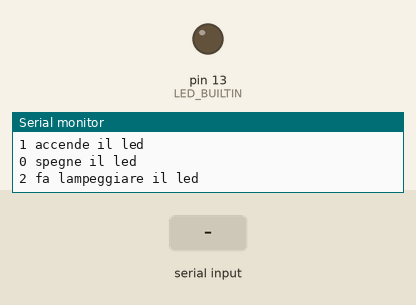
Bench run of a sketch on a simulated Arduino Uno, built with avr-gcc and run on an emulated ATmega328P. Shown: output pins drawn as LEDs (lit = HIGH), the last lines printed to the serial monitor. Dashed ring = blinking. The inputs (shaded band) are chosen by the test bench.

Above: at 1.2 s.
1.3 s: "2" received over Serial
At 1.9 s:
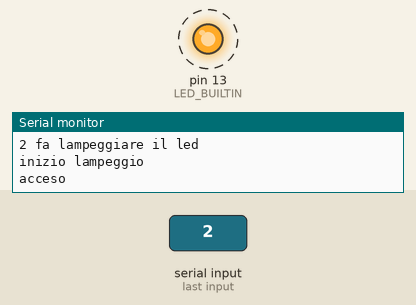
4.3 s: "1" received over Serial
At 5.5 s:
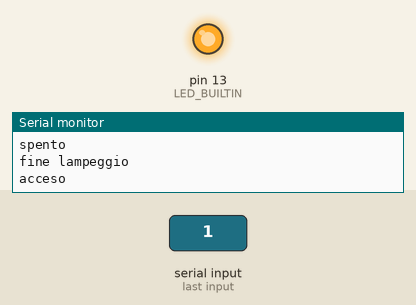
5.8 s: "0" received over Serial
At 6.9 s:
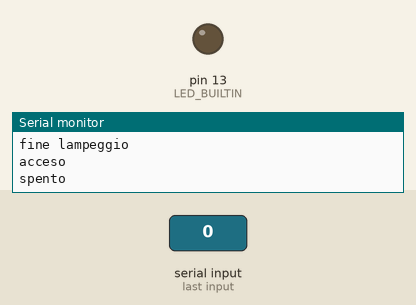
Timing chart, 0 to 8.8 s (numbered marks = the images above; inputs shaded):
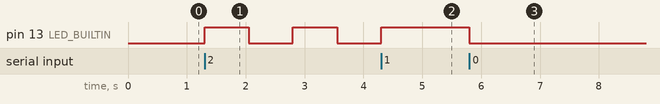

The sketch:

accensione_led_tramite_seriale.ino
```cpp
void setup() {
  Serial.begin(9600); //inizializza il monitor seriale

  Serial.println("Accende e spegne il led con la seriale");
  Serial.println("1 accende il led");
  Serial.println("0 spegne il led");
  Serial.println("2 fa lampeggiare il led");
  pinMode(LED_BUILTIN, OUTPUT);
}

void loop() {
  if (Serial.available()) {  //se ci sono questi caratteri nel monitor seriale compie il comando
    unsigned char comando = Serial.read(); //legge il valore immesso nella seriale e lo assegna alla variabile "comando"
    if (comando == '1') {   //le due virgolette leggono UN carattere ascii
      digitalWrite(LED_BUILTIN, HIGH);
      Serial.println("acceso");
    } else if (comando == '0') {
      digitalWrite(LED_BUILTIN, LOW);
      Serial.println("spento");
    } else if (comando == '2') {
      Serial.println("inizio lampeggio");
      digitalWrite(LED_BUILTIN, HIGH);
      Serial.println("acceso");
      delay(750);
      digitalWrite(LED_BUILTIN, LOW);
      Serial.println("spento");
      delay(750);
      digitalWrite(LED_BUILTIN, HIGH);
      Serial.println("acceso");
      delay(750);
      digitalWrite(LED_BUILTIN, LOW);
      Serial.println("spento");
      delay(500);
      Serial.println("fine lampeggio");
    } else {
      Serial.println("comando non riconosciuto, inserire 1 o 0");
    }
  }
}
```

Measured:
- after the input at 1.3 s, pin 13 (LED_BUILTIN): alternates HIGH for 0.75 s and LOW for 0.75 s, starting at once
- after the input at 4.3 s, pin 13 (LED_BUILTIN): LOW → HIGH at once
- after the input at 5.8 s, pin 13 (LED_BUILTIN): HIGH → LOW at once
